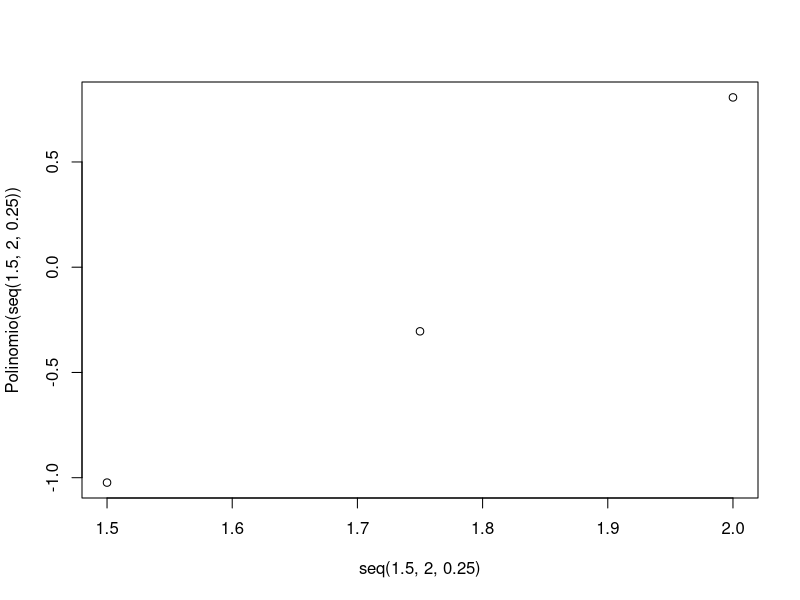

Generate this figure with R:
rm(list=ls())
graphics.off()

#Función a aplicar el algoritmo:
Polinomio <- function(x) {
  f <- exp(x) + 2 ^ (-x) + 2 * cos(x) - 6
  return(f)
}

#Algoritmo de Secante
Raiz_Secante <- function(p0,p1,TOL,N,f) {
  #Paso 1
  i = 2
  q0 = f(p0)
  q1 = f(p1)
  #Paso 2
  while (i<=N) {
    #Paso 3
    p = p1-(q1*(p1-p0))/(q1-q0)
    #Paso 4
    if (abs(p-p1) < TOL) {
      return(p)
    }
    #Paso 5
    i = i+1
    #Paso 6
    p0 = p1
    q0 = q1
    p1 = p
    q1 = f(p)
  }
  return(paste('El m?todo fall? luego de ' & N & ' iteraciones.'))
}

plot(seq(1.5,2,0.25),Polinomio(seq(1.5,2,0.25)))

(Raiz_Secante(1.5,2.0,10^-4,50,Polinomio))


